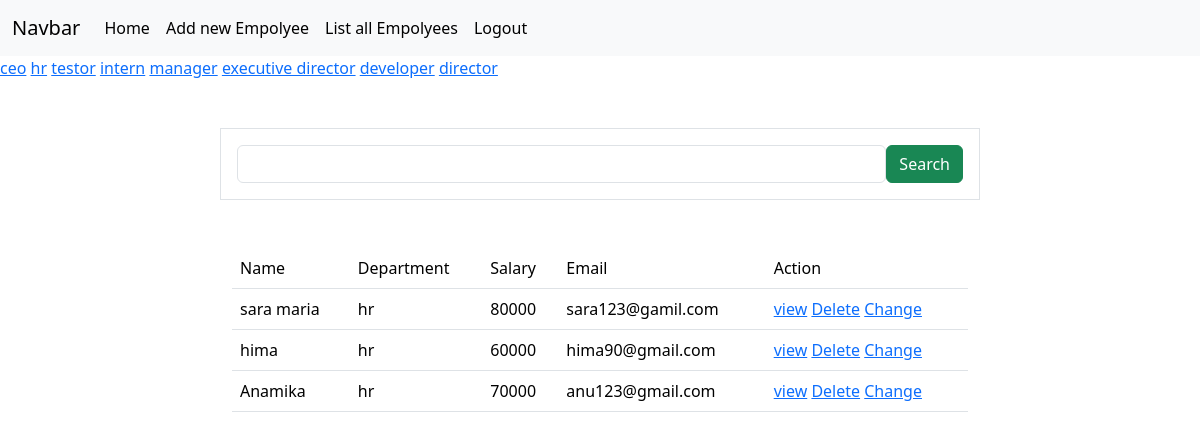
The app's page /empolyees/all?department=hr (signed in) with its own data.
### crm/models.py (models this page shows, shortened)
class Empolyees(models.Model):
    name=models.CharField(max_length=200)
    department=models.CharField(max_length=200)
    salary=models.PositiveBigIntegerField()
    email=models.EmailField(unique=True)
    contact=models.CharField(null=True,max_length=200,blank=True)
    age=models.PositiveBigIntegerField()
    profile_pic=models.ImageField(upload_to="image",null=True,blank=True)
    dob=models.DateField(null=True,blank=True)

### crm/views.py (the view, shortened to what this page needs)
# urls.py: path('empolyees/all',views.EmpolyeeListView.as_view(),name="emp-all"),
@method_decorator(signin_required,name="dispatch")
class EmpolyeeListView(View):
    def get(self,request,*args,**kwargs):
          qs=Empolyees.objects.all()
          departments=Empolyees.objects.all().values_list("department",flat=True).distinct()
          print(departments)
          if "department" in request.GET:
              dept=request.GET.get("department")
              qs=qs.filter(department__iexact=dept)
          return render(request,"emp_list.html",{"data":qs,"deptmnt":departments})

### crm/views.py (called while the page is built)
def signin_required(fn):
    def wrapper(request,*args,**kwargs):
        if not request.user.is_authenticated:
            messages.error(request,"invalid session")
            return redirect("signin")
        else:
            return fn(request,*args,**kwargs)
    return wrapper

### crm/templates/emp_list.html (shortened to what this page needs)
{%extends 'base_page.html'%}
{%block body_block%}
<div>
    {%for dept in deptmnt%}
    <a href="{%url 'emp-all'%}?department={{dept}}">{{dept}}</a>
    {%endfor%}
</div>
<div class="container mt-5 mb-5">
    <div class="row">
        <div class="col-2"></div>
        <div class="col-8 border p-3">
            <form action="" method="post">
                <div class="d-flex">
                <input type="text" name="box" class="form-control">
                <button type="submit" class="btn btn-success">Search</button>
                </div>
            </form>
        </div>
        <div class="col-2"></div>
    </div>
</div>
<div class="container">
    <div class="row">
        <div class="col-2"></div>
        <div class="col-8">
               <table class="table">
                <tr>
                    <td>Name</td>
                    <td>Department</td>
                    <td>Salary</td>
                    <td>Email</td>
                    <td>Action</td>
                </tr>
                {%for emp in data%}
                <tr>
                    <td>{{emp.name}}</td>
                    <td>{{emp.department}}</td>
                    <td>{{emp.salary}}</td>
                    <td>{{emp.email}}</td>
                    <td>
                        <a href="{%url 'emp-detail' emp.id%}">view</a>
                        <a href="{%url 'emp-delete' emp.id%}">Delete</a>
                        <a href="{%url 'emp-edit' emp.id%}">Change</a>
                    </td>
                </tr>
                {%endfor%}
               </table>
        </div>
        <div class="col-2"></div>
    </div>
</div>
{%endblock%}

### records on screen
Empolyees: name "sara maria", department "hr", salary "80000", email "sara123@gamil.com"
Empolyees: name "hima", department "hr", salary "60000", email "hima90@gmail.com"
Empolyees: name "Anamika", department "hr", salary "70000", email "anu123@gmail.com"

### other values on screen
{{ dept }} "ceo" "hr" "testor" "intern" "manager" "executive director" "developer" "director"
